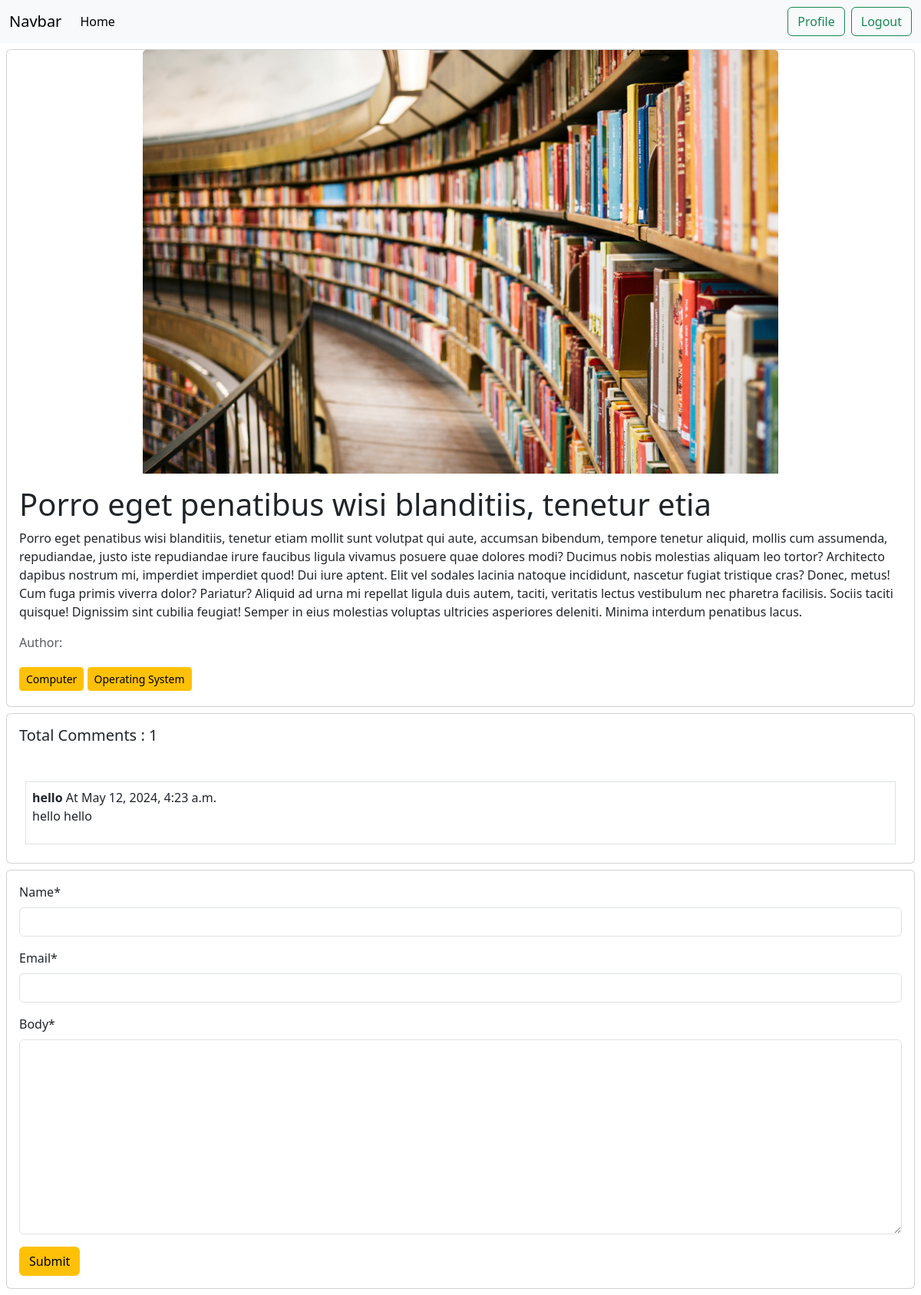
/post/details/7 (signed in), run on the app's committed database.
### posts/models.py (models this page shows, shortened)
class Post(models.Model):
    title = models.CharField(max_length=50)
    content = models.TextField()
    categories = models.ManyToManyField(Category) # one post can have multiple category and one category have multiple post
    author = models.ForeignKey(User, on_delete=models.CASCADE) # post will be automatically delete if author is deleted
    image = models.ImageField(upload_to='posts/media/uploads/', null=True, blank=True)

class Comment(models.Model):
    post = models.ForeignKey(Post, on_delete=models.CASCADE, related_name='comments')
    name = models.CharField(max_length=30)
    email = models.EmailField()
    body = models.TextField()
    created_on = models.DateTimeField(auto_now_add=True)

### categories/models.py (models this page shows, shortened)
class Category(models.Model):
    name = models.CharField(max_length=100)
    slug = models.SlugField(max_length=100, unique=True, null=True, blank=True)

### posts/views.py (the view, shortened to what this page needs)
# urls.py: path('details/<int:id>', views.DetailsPostView.as_view(), name='details_post'),
@method_decorator(login_required, name='dispatch')
class DetailsPostView(DetailView):
    model = Post
    template_name = 'posts/post_details.html'
    pk_url_kwarg = 'id'
    def get_context_data(self, **kwargs):
        context = super().get_context_data(**kwargs)
        post = self.object
        comments = post.comments.all()
        comment_form = CommentForm()
        context['comments'] = comments
        context['comment_form'] = comment_form
        return context

### posts/forms.py
class CommentForm(forms.ModelForm):
    class Meta:
        model = Comment
        fields = ['name', 'email', 'body']

### posts/templates/posts/post_details.html
{% extends "base.html" %} {% load crispy_forms_tags %} {% block content %}
<div class="col-sm-12 mb-3 mb-sm-0">
  <div class="card m-2">
    {% if post.image.url is not None %}
    <img
      src="{{post.image.url}}"
      class="card-img-top"
      alt="Banner"
      style="width: 70%; margin: auto"
    />
    {% endif %}
    <div class="card-body">
      <h1 class="card-title">{{post.title}}</h1>
      <p class="card-text">{{post.content}}</p>
      <p class="text-body-secondary">Author: {{post.author.first_name}}</p>
      <div class="py-1">
        {% for category in post.categories.all %}
        <button class="btn btn-warning btn-sm btn-disable">
          {{category.name}}
        </button>
        {% endfor %}
      </div>
    </div>
  </div>
</div>
<div class="card m-2">
  <h5 class="p-3">
    Total Comments : {{comments|length}}
  </h5>
  <div class="card-body">
    {% for comment in comments %}
    <div class="border p-2 m-2">
      <b>{{comment.name}}</b> At {{comment.created_on}}
      <p>
        {{comment.body}}
      </p>
    </div>
    {% endfor %}
  </div>
</div>
<div class="card m-2">
  <div class="card-body">
    <form method="post">
      {% csrf_token %} {{comment_form | crispy}}
      <button type="submit" class="btn btn-warning">Submit</button>
    </form>
  </div>
</div>
{% endblock %}

### data on the page
Post: image (picture), title "Porro eget penatibus wisi blanditiis, tenetur etia", content "Porro eget penatibus wisi blanditiis, tenetur etiam mollit sunt volutpat qui aute, accumsan bibendum, tempore tenetur aliquid, mollis cum assumenda, repudiandae, justo iste repudiandae irure faucibus ligula vivamus posuere quae dolores modi? Ducimus nobis molestias aliquam leo tortor? Architecto dapibus nostrum mi, imperdiet imperdiet quod! Dui iure aptent. Elit vel sodales lacinia natoque incididunt, nascetur fugiat tristique cras? Donec, metus! Cum fuga primis viverra dolor? Pariatur? Aliquid ad urna mi repellat ligula duis autem, taciti, veritatis lectus vestibulum nec pharetra facilisis. Sociis taciti quisque! Dignissim sint cubilia feugiat! Semper in eius molestias voluptas ultricies…"
Category: name "Computer"
Category: name "Operating System"
Comment: name "hello", created_on "May 12, 2024, 4:23 a.m.", body "hello hello"

### other printed values
{{ comments|length }} "1"
